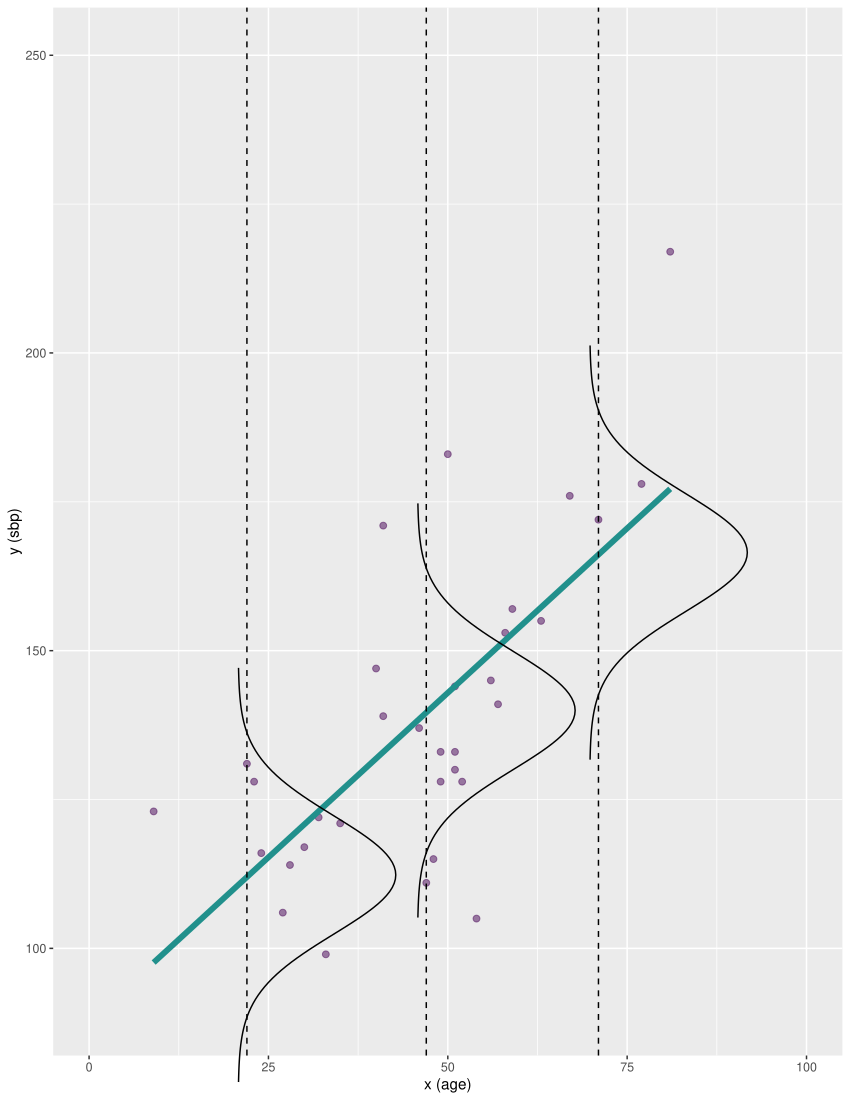

Write the R code that produced this figure.
library(ggplot2)
library(ggthemes)
library(ggpubr)

# our color scale for the book
cols = viridisLite::viridis(3)
liniendicke = 0.75
achsendicke = 1

# dat represents the data of american.woman
# x = age
# y = blood pressure
dat <- data.frame(x=c(22,41,52,23,41,54,24,46,56,27,47,57,28,48,58,9,49,59,30,49,63,32,50,67,33,51,71,35,51,77,40,51,81),
                  y=c(131,139,128,128,171,105,116,137,145,106,111,141,114,115,153,123,133,157,117,128,155,122,183,176,99,130,172,121,133,178,147,144,217))

# fit linear regression model 
fit = lm(y ~ x, data=dat)
summary(fit)
# Coefficients:
#   Estimate Std. Error t value Pr(>|t|)    
# (Intercept)   87.671     10.076   8.701 7.97e-10 ***
#   x           1.105      0.206    5.364 7.56e-06 ***
#   ---
#   Signif. codes:  0 '***' 0.001 '**' 0.01 '*' 0.05 '.' 0.1 ' ' 1
# 
# Residual standard error: 19.28 on 31 degrees of freedom


# get residuals - that is response minus fitted valus
dat$res <- residuals(lm(y ~ x, data=dat)) 

# select 3 women
select = c(1,11,27)
selected_women = dat[select,]
#display ages of selected women
selected_women$x

# use our fitted model to predict blood pressure of the three selected women
pred = predict(fit, newdata = selected_women, se.fit = T)
#display fitted results
pred$fit
mean_woman1 = pred$fit[1]
mean_woman2 = pred$fit[2]
mean_woman3 = pred$fit[3]
sd_woman = pred$residual.scale  # standard deviation of prediction 


my_y_range = 50:200   # blood pressure range
density_woman1 = dnorm(my_y_range, mean = mean_woman1, sd = sd_woman)
density_woman2 = dnorm(my_y_range, mean = mean_woman2, sd = sd_woman)
density_woman3 = dnorm(my_y_range, mean = mean_woman3, sd = sd_woman)

# plot containing normal distribution graf for expected blood pressure of selected women
# create a plot per woman, which will later be included into the main plot of linear regression
distance_factor = 3.5  # distance factor related to mean position for displaying the distribution graf

# first woman
xmin = mean_woman1 - sd_woman * distance_factor  
xmax = mean_woman1 + sd_woman * distance_factor
p_w1 = ggplot(dat,aes(x=x, y=y)) + 
  xlim(c(xmin,xmax)) +
  stat_function(fun = dnorm, n = 101, args = list(mean = mean_woman1, sd = sd_woman)) +
  rotate() +
  theme_transparent()
p_w1   

# second woman
xmin = mean_woman2 - sd_woman * distance_factor  
xmax = mean_woman2 + sd_woman * distance_factor
p_w2 = ggplot(dat,aes(x=x, y=y)) + 
  xlim(c(xmin,xmax)) +
  stat_function(fun = dnorm, n = 101, args = list(mean = mean_woman2, sd = sd_woman)) +
  rotate() +
  theme_transparent()
p_w2       

# third woman
xmin = mean_woman3 - sd_woman * distance_factor  
xmax = mean_woman3 + sd_woman * distance_factor
p_w3 = ggplot(dat,aes(x=x, y=y)) + 
  xlim(c(xmin,xmax)) +
  stat_function(fun = dnorm, n = 101, args = list(mean = mean_woman3, sd = sd_woman)) +
  rotate() +
  theme_transparent()
p_w3     

# transform plots into graphical objects called a "grop" in Grid terminology
p_w1_grob <- ggplotGrob(p_w1)
p_w2_grob <- ggplotGrob(p_w2)
p_w3_grob <- ggplotGrob(p_w3)

density_selected_women = dnorm(my_y_range, mean= select, sd = pred$residual.scale  )

# plot containing data points and regression line
p = ggplot(dat,aes(x=x, y=y)) + 
  geom_point(size=2, colour=cols[1], alpha=0.5) + 
  xlab('x (age)') +  # labeling for x axis
  ylab('y (sbp)') +  # labeling for y axis
  xlim(c(0,100)) +   # range of ages on x axis
  ylim(c(90,250)) +  # range of blood pressure on y axis
  # plot regression line
  #geom_abline(intercept = 87.6, slope=1.105, colour=cols[2], alpha=0.5, size=2) +
  geom_smooth(method="lm", colour=cols[2], alpha=0.5, size=2, fill=NA) +
  geom_vline(xintercept=selected_women$x, lty=2)  # add vertical lines for selected ages
  #theme_transparent()
#theme_hc(base_size = 30) 
p

# insert grobs into main plot
xmin_offset = -4
xmax_offset = 23
ymin_offset = -40
ymax_offset = 40
p + annotation_custom(grob = p_w1_grob, 
                       xmin = selected_women$x[1] + xmin_offset, 
                       xmax = selected_women$x[1] + xmax_offset, 
                       ymin = mean_woman1 + ymin_offset, 
                       ymax = mean_woman1 + ymax_offset) +
    annotation_custom(grob = p_w2_grob, 
                       xmin = selected_women$x[2] + xmin_offset, 
                       xmax = selected_women$x[2] + xmax_offset, 
                       ymin = mean_woman2 + ymin_offset, 
                       ymax = mean_woman2 + ymax_offset) + 
    annotation_custom(grob = p_w3_grob, 
                    xmin = selected_women$x[3] + xmin_offset, 
                    xmax = selected_women$x[3] + xmax_offset, 
                    ymin = mean_woman3 + ymin_offset, 
                    ymax = mean_woman3 + ymax_offset)  

#save as pdf (with scale you change the thickness of lines, width=8.5cm is half a page width in the book)
ggsave(filename = "./figur 4.7.pdf",
       p1, width = 8.5, height = 7, units = "cm", scale = 1.5)
